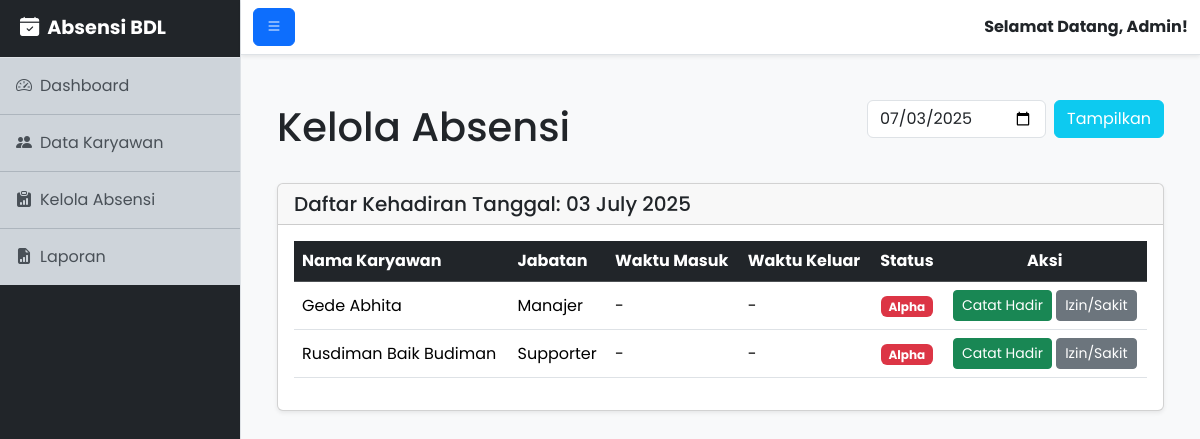
The page /absensi/data.php on the database as committed earlier.
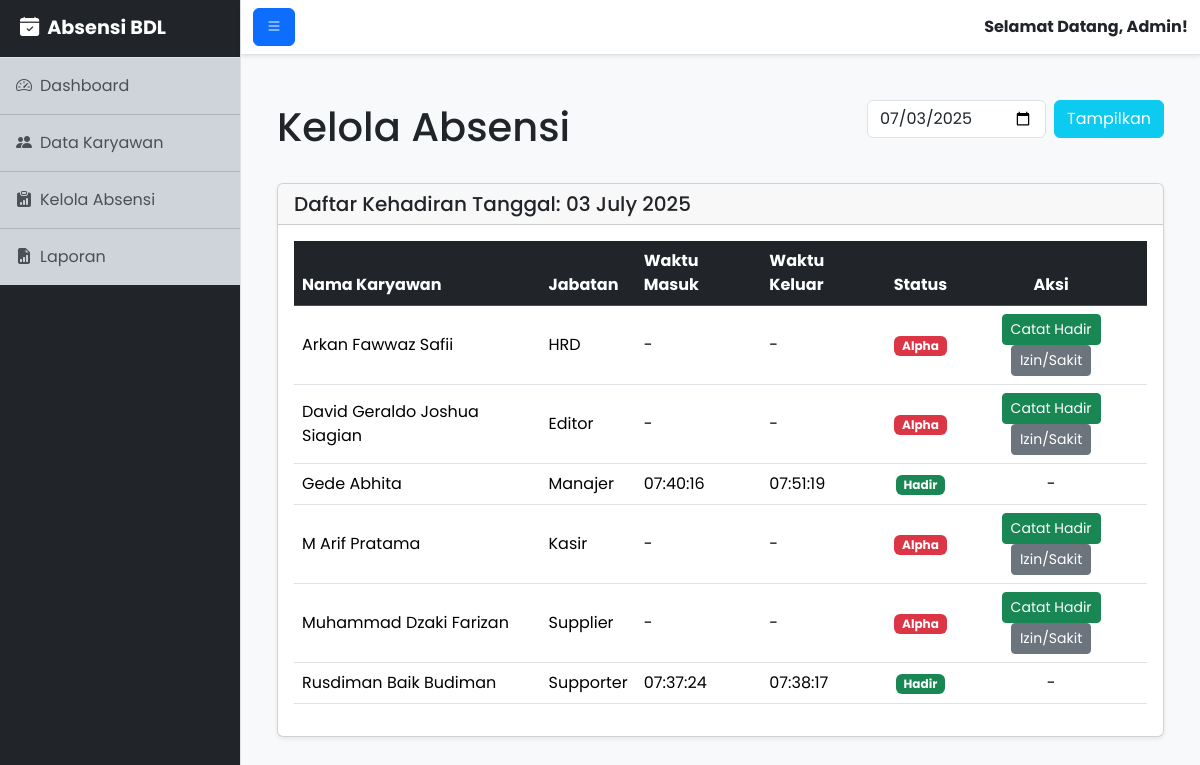
The same page on the database as committed later.
### tables this page shows
CREATE TABLE `karyawan` (
  `id_karyawan` int(11) NOT NULL,
  `nik` varchar(50) NOT NULL,
  `nama_lengkap` varchar(255) NOT NULL,
  `jabatan` varchar(100) NOT NULL,
  `nomor_telepon` varchar(20) DEFAULT NULL,
  `foto` varchar(255) DEFAULT 'default.png'
);

CREATE TABLE `absensi` (
  `id_absensi` int(11) NOT NULL,
  `id_karyawan` int(11) NOT NULL,
  `waktu_masuk` datetime DEFAULT NULL,
  `waktu_keluar` datetime DEFAULT NULL,
  `status_kehadiran` enum('Hadir','Sakit','Izin') NOT NULL,
  `keterangan` text DEFAULT NULL
);

### absensi/data.php (the view, shortened to what this page needs)
<?php
include '../template/header.php';
$tanggal_dipilih = isset($_GET['tanggal']) ? $_GET['tanggal'] : date('Y-m-d');
?>
<div class="container-fluid">
    <div class="d-flex justify-content-between align-items-center mb-4" data-aos="fade-right">
        <h1 class="mt-4">Kelola Absensi</h1>
        <form method="GET" action="data.php" class="d-flex align-items-center">
            <input type="date" name="tanggal" class="form-control me-2" value="<?php echo $tanggal_dipilih; ?>">
            <button type="submit" class="btn btn-info text-white">Tampilkan</button>
        </form>
    </div>
    <div class="card shadow-sm" data-aos="fade-up" data-aos-delay="200">
        <div class="card-header">
            <h5 class="mb-0">Daftar Kehadiran Tanggal: <?php echo date('d F Y', strtotime($tanggal_dipilih)); ?></h5>
        </div>
        <div class="card-body">
            <div class="table-responsive">
                <table class="table table-hover align-middle">
                    <thead class="table-dark">
                        <tr>
                            <th>Nama Karyawan</th>
                            <th>Jabatan</th>
                            <th>Waktu Masuk</th>
                            <th>Waktu Keluar</th>
                            <th class="text-center">Status</th>
                            <th class="text-center">Aksi</th>
                        </tr>
                    </thead>
                    <tbody>
                        <?php
                        $query = "SELECT k.id_karyawan, k.nama_lengkap, k.jabatan, a.id_absensi, a.waktu_masuk, a.waktu_keluar, a.status_kehadiran
                                  FROM karyawan k
                                  LEFT JOIN absensi a ON k.id_karyawan = a.id_karyawan AND DATE(a.waktu_masuk) = '$tanggal_dipilih'
                                  ORDER BY k.nama_lengkap ASC";
                        $result = mysqli_query($koneksi, $query);
                        if (mysqli_num_rows($result) > 0) {
                            while ($data = mysqli_fetch_assoc($result)) {
                        ?>
                            <tr>
                                <td><?php echo htmlspecialchars($data['nama_lengkap']); ?></td>
                                <td><?php echo htmlspecialchars($data['jabatan']); ?></td>
                                <td><?php echo $data['waktu_masuk'] ? date('H:i:s', strtotime($data['waktu_masuk'])) : '-'; ?></td>
                                <td><?php echo $data['waktu_keluar'] ? date('H:i:s', strtotime($data['waktu_keluar'])) : '-'; ?></td>
                                <td class="text-center">
                                    <?php
                                    if ($data['status_kehadiran'] == 'Hadir') {
                                        echo '<span class="badge bg-success">Hadir</span>';
                                    } elseif ($data['status_kehadiran'] == 'Sakit') {
                                        echo '<span class="badge bg-warning text-dark">Sakit</span>';
                                    } elseif ($data['status_kehadiran'] == 'Izin') {
                                        echo '<span class="badge bg-info text-dark">Izin</span>';
                                    } else {
                                        echo '<span class="badge bg-danger">Alpha</span>';
                                    }
                                    ?>
                                </td>
                                <td class="text-center">
                                    <?php
                                    if (!$data['id_absensi']) {
                                    ?>
                                        <form action="proses_absensi.php" method="POST" class="d-inline">
                                            <button type="submit" name="catat_hadir" class="btn btn-success btn-sm">Catat Hadir</button>
                                        </form>
                                        <button type="button" class="btn btn-secondary btn-sm keterangan-btn" data-bs-toggle="modal" data-bs-target="#keteranganModal" data-id="<?php echo $data['id_karyawan']; ?>" data-nama="<?php echo htmlspecialchars($data['nama_lengkap']); ?>">
                                            Izin/Sakit
                                        </button>
                                    <?php
                                    } else {
                                        echo '<span>-</span>';
                                    }
                                    ?>
                                </td>
                            </tr>
                        <?php
                            }
                        } else {
                            echo "<tr><td colspan='6' class='text-center'>Tidak ada data karyawan.</td></tr>";
                        }
                        ?>
                    </tbody>
                </table>
            </div>
        </div>
    </div>
</div>
<?php include '../template/footer.php'; ?>

Rows that differ between the two databases and show on the page:
no longer on this page (row unchanged): karyawan: nama_lengkap "Gede Abhita", jabatan "Manajer", shows "Alpha"
no longer on this page (row edited): karyawan: nama_lengkap "Rusdiman Baik Budiman", jabatan "Supporter", shows "Alpha"
added karyawan: nama_lengkap "Arkan Fawwaz Safii", jabatan "HRD", shows "Alpha"
added karyawan: nama_lengkap "David Geraldo Joshua Siagian", jabatan "Editor", shows "Alpha"
added absensi: id_karyawan.nama_lengkap "Gede Abhita", id_karyawan.jabatan "Manajer", waktu_masuk "07:40:16", waktu_keluar "07:51:19", status_kehadiran "Hadir"
added karyawan: nama_lengkap "M Arif Pratama", jabatan "Kasir", shows "Alpha"
added karyawan: nama_lengkap "Muhammad Dzaki Farizan", jabatan "Supplier", shows "Alpha"
added absensi: id_karyawan.nama_lengkap "Rusdiman Baik Budiman", id_karyawan.jabatan "Supporter", waktu_masuk "07:37:24", waktu_keluar "07:38:17", status_kehadiran "Hadir"
